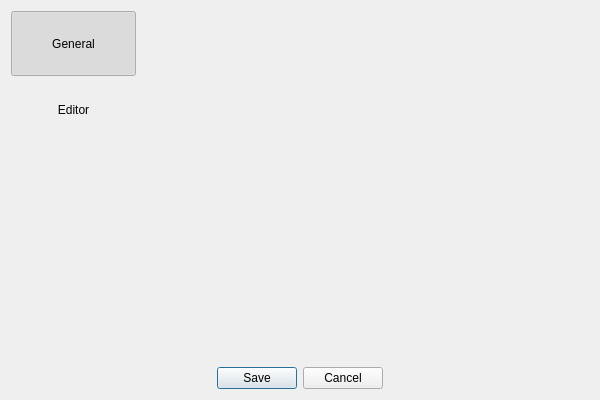
<?xml version="1.0" encoding="UTF-8"?>
<ui version="4.0">
 <class>SettingsEditorDialog</class>
 <widget class="QDialog" name="SettingsEditorDialog">
  <property name="geometry">
   <rect>
    <x>0</x>
    <y>0</y>
    <width>600</width>
    <height>400</height>
   </rect>
  </property>
  <property name="minimumSize">
   <size>
    <width>600</width>
    <height>400</height>
   </size>
  </property>
  <property name="windowTitle">
   <string>Settings</string>
  </property>
  <property name="windowIcon">
   <iconset resource="../../../data/icons.qrc">
    <normaloff>:/icons/48x48/settings.png</normaloff>:/icons/48x48/settings.png</iconset>
  </property>
  <layout class="QGridLayout" name="gridLayout">
   <item row="0" column="0">
    <layout class="QVBoxLayout" name="layout">
     <property name="spacing">
      <number>1</number>
     </property>
     <item>
      <widget class="QToolButton" name="buttonGeneral">
       <property name="minimumSize">
        <size>
         <width>125</width>
         <height>65</height>
        </size>
       </property>
       <property name="text">
        <string>General</string>
       </property>
       <property name="icon">
        <iconset resource="../../../data/icons.qrc">
         <normaloff>:/icons/48x48/settings.png</normaloff>:/icons/48x48/settings.png</iconset>
       </property>
       <property name="iconSize">
        <size>
         <width>32</width>
         <height>32</height>
        </size>
       </property>
       <property name="checkable">
        <bool>true</bool>
       </property>
       <property name="checked">
        <bool>true</bool>
       </property>
       <property name="toolButtonStyle">
        <enum>Qt::ToolButtonTextUnderIcon</enum>
       </property>
       <property name="autoRaise">
        <bool>true</bool>
       </property>
      </widget>
     </item>
     <item>
      <widget class="QToolButton" name="buttonEditor">
       <property name="minimumSize">
        <size>
         <width>125</width>
         <height>65</height>
        </size>
       </property>
       <property name="text">
        <string>Editor</string>
       </property>
       <property name="icon">
        <iconset resource="../../../data/icons.qrc">
         <normaloff>:/icons/48x48/editor.png</normaloff>:/icons/48x48/editor.png</iconset>
       </property>
       <property name="iconSize">
        <size>
         <width>32</width>
         <height>32</height>
        </size>
       </property>
       <property name="checkable">
        <bool>true</bool>
       </property>
       <property name="toolButtonStyle">
        <enum>Qt::ToolButtonTextUnderIcon</enum>
       </property>
       <property name="autoRaise">
        <bool>true</bool>
       </property>
      </widget>
     </item>
     <item>
      <spacer name="verticalSpacer">
       <property name="orientation">
        <enum>Qt::Vertical</enum>
       </property>
       <property name="sizeHint" stdset="0">
        <size>
         <width>0</width>
         <height>0</height>
        </size>
       </property>
      </spacer>
     </item>
    </layout>
   </item>
   <item row="0" column="1">
    <widget class="QStackedWidget" name="settingsWidget">
     <property name="currentIndex">
      <number>0</number>
     </property>
     <widget class="QWidget" name="pageGeneral">
      <layout class="QVBoxLayout" name="layoutMain">
       <property name="margin">
        <number>0</number>
       </property>
       <item>
        <widget class="SettingsEditorGeneral" name="general" native="true"/>
       </item>
      </layout>
     </widget>
     <widget class="QWidget" name="pageEditor">
      <layout class="QVBoxLayout" name="verticalLayout_2">
       <property name="margin">
        <number>0</number>
       </property>
       <item>
        <widget class="SettingsEditorCommon" name="editor" native="true"/>
       </item>
      </layout>
     </widget>
    </widget>
   </item>
   <item row="1" column="0" colspan="2">
    <widget class="QDialogButtonBox" name="buttonBox">
     <property name="standardButtons">
      <set>QDialogButtonBox::Cancel|QDialogButtonBox::Save</set>
     </property>
     <property name="centerButtons">
      <bool>true</bool>
     </property>
    </widget>
   </item>
  </layout>
 </widget>
 <customwidgets>
  <customwidget>
   <class>SettingsEditorGeneral</class>
   <extends>QWidget</extends>
   <header>ui/settings-editor/SettingsEditorGeneral.h</header>
   <container>1</container>
  </customwidget>
  <customwidget>
   <class>SettingsEditorCommon</class>
   <extends>QWidget</extends>
   <header>ui/settings-editor/SettingsEditorCommon.h</header>
   <container>1</container>
  </customwidget>
 </customwidgets>
 <resources>
  <include location="../../../data/icons.qrc"/>
 </resources>
 <connections/>
</ui>
